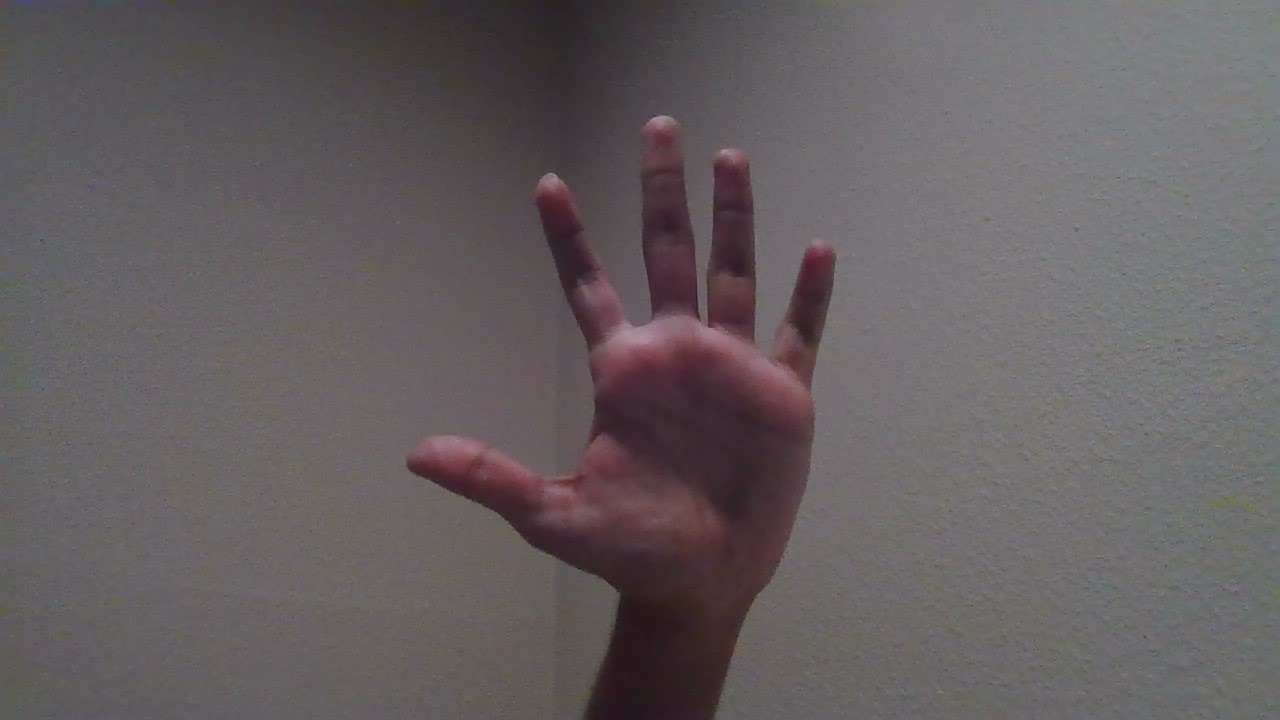
#> input picture 05/p.jpg, 1280 x 720 px
$ python module6.py ../05/p.jpg 5
#> lines starting #> are read from the running program, lines starting #| are printed output that depends on the picture
### 06/two_layer_net_with_back_prop.py
import numpy as np
from collections import OrderedDict
from layers import Relu, Affine, SoftmaxWithLoss
import pickle

class TwoLayerNetWithBackProp:
    def __init__(self, input_size, hidden_size, output_size, weight_init_std=0.01):
        self.params = {}
        self.params['w1'] = weight_init_std * np.random.randn(input_size, hidden_size)
        self.params['b1'] = np.zeros(hidden_size)
        self.params['w2'] = weight_init_std * np.random.randn(hidden_size, output_size)
        self.params['b2'] = np.zeros(output_size)

        self.update_layers()
        self.last_layer = SoftmaxWithLoss()

    def update_layers(self):
        self.layers = OrderedDict()
        self.layers['Affine1'] = Affine(self.params['w1'], self.params['b1'])
        self.layers['Relu1'] = Relu()
        self.layers['Affine2'] = Affine(self.params['w2'], self.params['b2'])

    # [4 lines left out: function predict, not called in this run]

    def loss(self, x, t):
        y = self.predict(x)
        return self.last_layer.forward(y, t)

    # [52 lines left out: functions accuracy, numerical_gradient, gradient, not called in this run]

    def save_params(self, file_name="params.pkl"):
        with open(file_name, 'wb') as f:
            pickle.dump(self.params, f)

    def load_params(self, file_name="params.pkl"):
        with open(file_name, 'rb') as f:
            self.params = pickle.load(f)
        self.update_layers()

### 06/layers.py
import numpy as np

class Affine:
    def __init__(self, W, b):
        self.W = W
        self.b = b
        self.x = None
        self.dW = None
        self.db = None

    # [10 lines left out: functions forward, backward, not called in this run]

class Relu:
    def __init__(self):
        self.mask = None

    # [10 lines left out: functions forward, backward, not called in this run]

class Sigmoid:
    def __init__(self):
        self.out = None

    # [4 lines left out: function forward, not called in this run]

    def backward(self, dout):
        dx = dout * (1.0 - self.out) * self.out
        return dx

class SoftmaxWithLoss:
    def __init__(self):
        self.loss = None
        self.y = None
        self.t = None

    # [20 lines left out: functions forward, backward, softmax, not called in this run]

    def cross_entropy_error(self, y, t):
        delta = 1e-7
        return -np.sum(t * np.log(y + delta)) / y.shape[0]

### 06/module6.py
import sys
from PIL import Image
import numpy as np
from two_layer_net_with_back_prop import TwoLayerNetWithBackProp
import matplotlib.pyplot as plt

def load_image(image_path):
    # Load image and convert to grayscale
#> called with image_path = '../05/p.jpg'
    img = Image.open(image_path).convert('L')
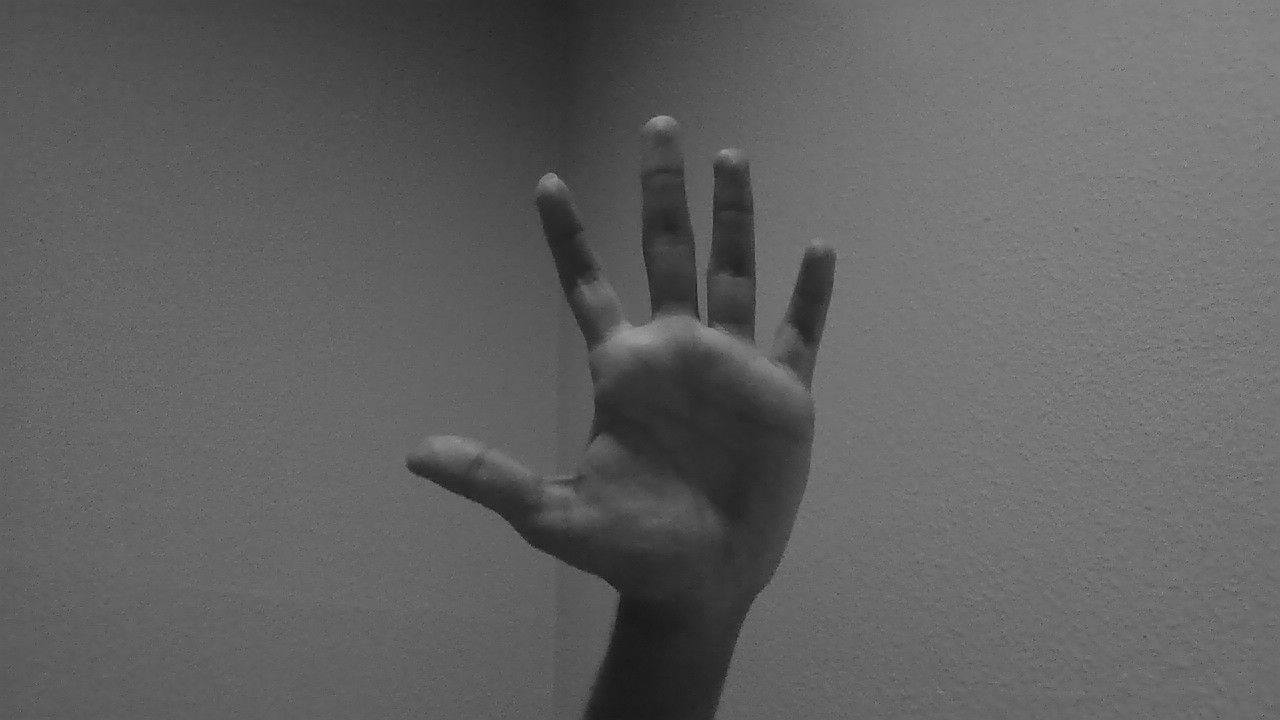
#> img: PIL image 1280x720 L; min 24, max 157, mean 96.7
    img = img.resize((28, 28), Image.LANCZOS)  # resize for MNIST compatibility
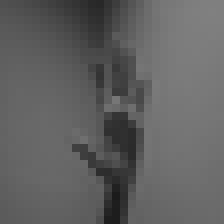
#> img: PIL image 28x28 L (shown 8 times larger); min 27, max 128, mean 96.7
    img_array = np.asarray(img).astype(np.float32)
    img_array = img_array.flatten()
#> img_array = 784 values, max 128 at index 54, min 27 at index 686, mean 96.69
    img_array = (255.0 - img_array) / 255.0  # normalize
#> img_array = 784 values, max 0.894 at index 686, min 0.498 at index 54, mean 0.621
    return img_array

if __name__ == "__main__":
    if len(sys.argv) != 3:
        print("Usage: python module6.py <image_path> <true_label>")
        sys.exit(1)

    image_path = sys.argv[1]
    true_label = int(sys.argv[2])

    image_array = load_image(image_path)
#> image_array has the same summary as img_array in load_image

    # Load and test model
    network = TwoLayerNetWithBackProp(input_size=784, hidden_size=50, output_size=10)
    network.load_params("adupa_mnist_model.pkl")
#> (the run stopped early here; a loop or call above may not have finished)
